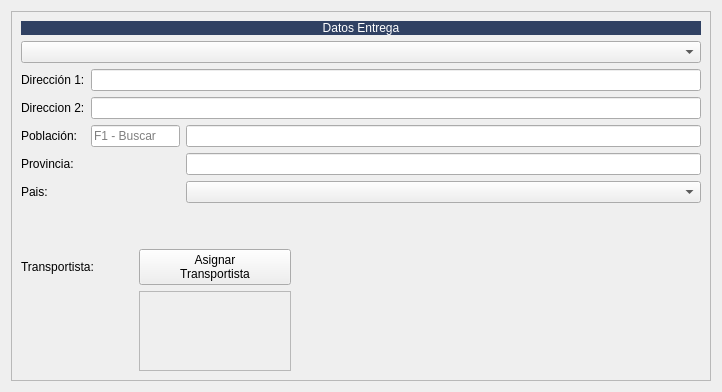
         <widget class="QWidget" name="tab_2">
          <attribute name="title">
           <string>Datos entrega</string>
          </attribute>
          <layout class="QGridLayout" name="gridLayout_13">
           <item row="0" column="0">
            <widget class="QFrame" name="frame_6">
             <property name="minimumSize">
              <size>
               <width>700</width>
               <height>0</height>
              </size>
             </property>
             <property name="frameShape">
              <enum>QFrame::StyledPanel</enum>
             </property>
             <property name="frameShadow">
              <enum>QFrame::Raised</enum>
             </property>
             <layout class="QGridLayout" name="gridLayout_3">
              <item row="3" column="0">
               <widget class="QLabel" name="label_43">
                <property name="text">
                 <string>Dirección 1:</string>
                </property>
               </widget>
              </item>
              <item row="8" column="1">
               <spacer name="verticalSpacer_6">
                <property name="orientation">
                 <enum>Qt::Vertical</enum>
                </property>
                <property name="sizeHint" stdset="0">
                 <size>
                  <width>20</width>
                  <height>40</height>
                 </size>
                </property>
               </spacer>
              </item>
              <item row="1" column="0" colspan="4">
               <widget class="QLabel" name="label_46">
                <property name="styleSheet">
                 <string notr="true">background-color: #304163;
color: rgb(255, 255, 255);</string>
                </property>
                <property name="text">
                 <string>Datos Entrega</string>
                </property>
                <property name="alignment">
                 <set>Qt::AlignCenter</set>
                </property>
               </widget>
              </item>
              <item row="6" column="3">
               <widget class="QLineEdit" name="txtProvincia_entrega"/>
              </item>
              <item row="9" column="2" colspan="2">
               <widget class="QPushButton" name="btnAsignarTransportista">
                <property name="maximumSize">
                 <size>
                  <width>152</width>
                  <height>16777215</height>
                 </size>
                </property>
                <property name="text">
                 <string>Asignar 
Transportista</string>
                </property>
                <property name="icon">
                 <iconset resource="../maya.qrc">
                  <normaloff>:/Icons/PNG/transport.png</normaloff>:/Icons/PNG/transport.png</iconset>
                </property>
                <property name="iconSize">
                 <size>
                  <width>27</width>
                  <height>27</height>
                 </size>
                </property>
               </widget>
              </item>
              <item row="5" column="3">
               <widget class="QLineEdit" name="txtPoblacion_entrega"/>
              </item>
              <item row="7" column="3">
               <widget class="QComboBox" name="cboPais_entrega"/>
              </item>
              <item row="4" column="1" colspan="3">
               <widget class="QLineEdit" name="txtDireccion2_entrega"/>
              </item>
              <item row="5" column="1" colspan="2">
               <widget class="QLineEdit" name="txtCp_entrega">
                <property name="maximumSize">
                 <size>
                  <width>89</width>
                  <height>16777215</height>
                 </size>
                </property>
                <property name="placeholderText">
                 <string>F1 - Buscar</string>
                </property>
               </widget>
              </item>
              <item row="4" column="0">
               <widget class="QLabel" name="label_42">
                <property name="text">
                 <string>Direccion 2:</string>
                </property>
               </widget>
              </item>
              <item row="6" column="0">
               <widget class="QLabel" name="label_41">
                <property name="text">
                 <string>Provincia:</string>
                </property>
               </widget>
              </item>
              <item row="3" column="1" colspan="3">
               <widget class="QLineEdit" name="txtDireccion1_entrega"/>
              </item>
              <item row="7" column="0">
               <widget class="QLabel" name="label_45">
                <property name="text">
                 <string>Pais:</string>
                </property>
               </widget>
              </item>
              <item row="10" column="2" colspan="2">
               <widget class="QTextEdit" name="txtTransportista">
                <property name="enabled">
                 <bool>false</bool>
                </property>
                <property name="maximumSize">
                 <size>
                  <width>152</width>
                  <height>80</height>
                 </size>
                </property>
               </widget>
              </item>
              <item row="5" column="0">
               <widget class="QLabel" name="label_44">
                <property name="text">
                 <string>Población:</string>
                </property>
               </widget>
              </item>
              <item row="9" column="0" colspan="2">
               <widget class="QLabel" name="label_33">
                <property name="text">
                 <string>Transportista:</string>
                </property>
               </widget>
              </item>
              <item row="2" column="0" colspan="4">
               <widget class="QComboBox" name="cboDireccionesEntrega"/>
              </item>
             </layout>
            </widget>
           </item>
          </layout>
         </widget>
